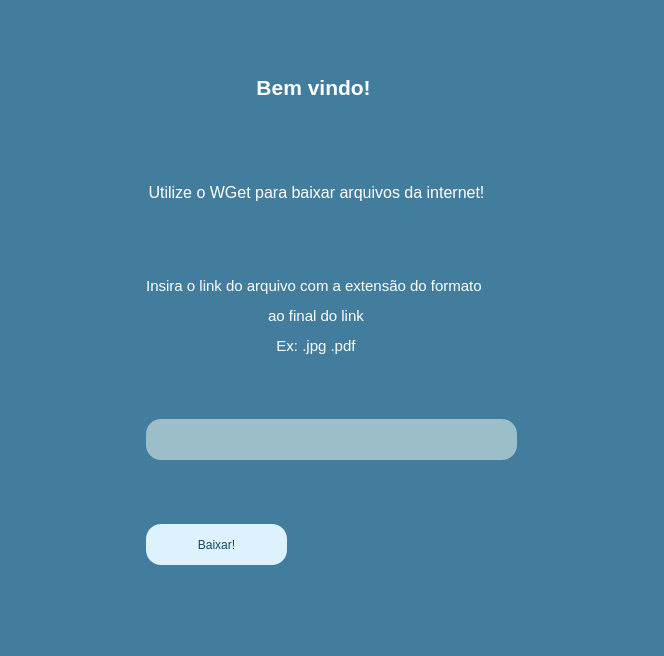
<?xml version="1.0" encoding="UTF-8"?>
<ui version="4.0">
 <class>MainWindow</class>
 <widget class="QMainWindow" name="MainWindow">
  <property name="geometry">
   <rect>
    <x>0</x>
    <y>0</y>
    <width>664</width>
    <height>656</height>
   </rect>
  </property>
  <property name="windowTitle">
   <string>Downloader Files</string>
  </property>
  <property name="styleSheet">
   <string notr="true">border-color: rgb(0, 0, 127);
background-color: rgb(66, 125, 157)
</string>
  </property>
  <widget class="QWidget" name="centralwidget">
   <layout class="QGridLayout" name="gridLayout_2">
    <item row="0" column="0">
     <widget class="QLabel" name="label">
      <property name="enabled">
       <bool>true</bool>
      </property>
      <property name="sizePolicy">
       <sizepolicy hsizetype="Expanding" vsizetype="Expanding">
        <horstretch>0</horstretch>
        <verstretch>0</verstretch>
       </sizepolicy>
      </property>
      <property name="maximumSize">
       <size>
        <width>341</width>
        <height>41</height>
       </size>
      </property>
      <property name="text">
       <string>&lt;html&gt;&lt;head/&gt;&lt;body&gt;&lt;p align=&quot;center&quot;&gt;&lt;span style=&quot; font-size:16pt; font-weight:600; color:#ffffff;&quot;&gt;Bem vindo! &lt;/span&gt;&lt;/p&gt;&lt;/body&gt;&lt;/html&gt;</string>
      </property>
     </widget>
    </item>
    <item row="1" column="0">
     <widget class="QLabel" name="label_2">
      <property name="sizePolicy">
       <sizepolicy hsizetype="Expanding" vsizetype="Expanding">
        <horstretch>0</horstretch>
        <verstretch>0</verstretch>
       </sizepolicy>
      </property>
      <property name="maximumSize">
       <size>
        <width>341</width>
        <height>41</height>
       </size>
      </property>
      <property name="text">
       <string>&lt;html&gt;&lt;head/&gt;&lt;body&gt;&lt;p align=&quot;center&quot;&gt;&lt;span style=&quot; font-size:12pt; color:#ffffff;&quot;&gt;Utilize o WGet para baixar arquivos da internet!&lt;/span&gt;&lt;/p&gt;&lt;/body&gt;&lt;/html&gt;</string>
      </property>
     </widget>
    </item>
    <item row="2" column="0">
     <widget class="QLabel" name="label_3">
      <property name="sizePolicy">
       <sizepolicy hsizetype="Expanding" vsizetype="Expanding">
        <horstretch>0</horstretch>
        <verstretch>0</verstretch>
       </sizepolicy>
      </property>
      <property name="maximumSize">
       <size>
        <width>340</width>
        <height>78</height>
       </size>
      </property>
      <property name="text">
       <string>&lt;html&gt;&lt;head/&gt;&lt;body&gt;&lt;p align=&quot;center&quot;&gt;&lt;span style=&quot; font-size:11pt; color:#ffffff;&quot;&gt;Insira o link do arquivo com a extensão do formato &lt;/span&gt;&lt;/p&gt;&lt;p align=&quot;center&quot;&gt;&lt;span style=&quot; font-size:11pt; color:#ffffff;&quot;&gt;ao final do link&lt;/span&gt;&lt;/p&gt;&lt;p align=&quot;center&quot;&gt;&lt;span style=&quot; font-size:11pt; color:#ffffff;&quot;&gt;Ex: .jpg .pdf&lt;/span&gt;&lt;/p&gt;&lt;/body&gt;&lt;/html&gt;</string>
      </property>
     </widget>
    </item>
    <item row="3" column="0">
     <widget class="QLineEdit" name="input_link">
      <property name="sizePolicy">
       <sizepolicy hsizetype="Expanding" vsizetype="Expanding">
        <horstretch>0</horstretch>
        <verstretch>0</verstretch>
       </sizepolicy>
      </property>
      <property name="maximumSize">
       <size>
        <width>371</width>
        <height>41</height>
       </size>
      </property>
      <property name="toolTip">
       <string>insira o link</string>
      </property>
      <property name="styleSheet">
       <string notr="true">background-color: rgb(155, 190, 200);
 border-radius: 15px;
 border-color:white;</string>
      </property>
      <property name="text">
       <string/>
      </property>
     </widget>
    </item>
    <item row="4" column="0">
     <widget class="QPushButton" name="btn_download">
      <property name="sizePolicy">
       <sizepolicy hsizetype="Expanding" vsizetype="Expanding">
        <horstretch>0</horstretch>
        <verstretch>0</verstretch>
       </sizepolicy>
      </property>
      <property name="maximumSize">
       <size>
        <width>141</width>
        <height>41</height>
       </size>
      </property>
      <property name="styleSheet">
       <string notr="true">background-color: 	rgb(221, 242, 253);

 border-radius: 15px;
 border-color:white;
color: rgb(22, 72, 99);
 </string>
      </property>
      <property name="text">
       <string>Baixar!</string>
      </property>
     </widget>
    </item>
   </layout>
  </widget>
  <widget class="QStatusBar" name="statusbar"/>
 </widget>
 <resources/>
 <connections/>
</ui>
